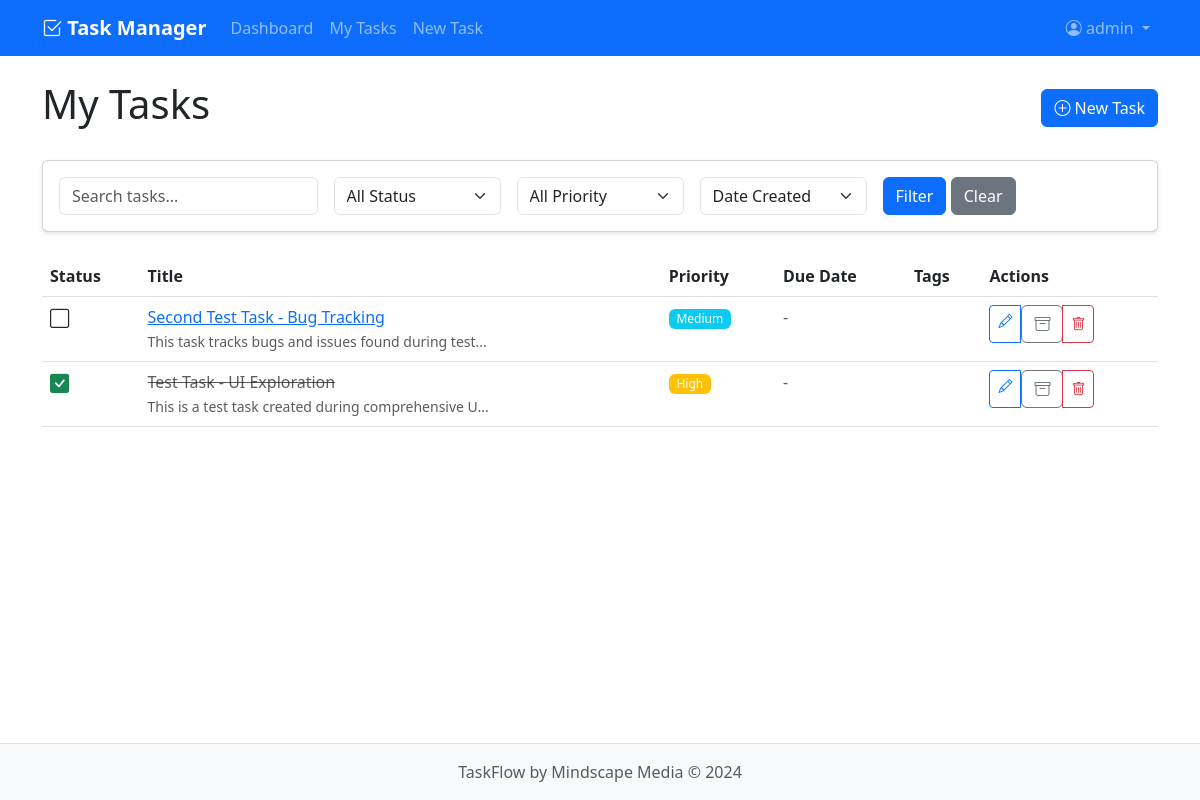
Screenshot of /tasks/ (signed in) with the database file from the repository.
### app/models/user.py (models this page shows, shortened)
class User(UserMixin, db.Model):
    __tablename__ = 'users'
    id = db.Column(db.Integer, primary_key=True)
    username = db.Column(db.String(80), unique=True, nullable=False, index=True)
    email = db.Column(db.String(120), unique=True, nullable=False, index=True)
    password_hash = db.Column(db.String(255), nullable=False)
    is_admin = db.Column(db.Boolean, default=False, nullable=False)
    created_at = db.Column(db.DateTime, default=datetime.utcnow)
    tasks = db.relationship('Task', backref='user', lazy='dynamic', cascade='all, delete-orphan')
    owned_boards = db.relationship('Board', backref='owner', lazy='dynamic', cascade='all, delete-orphan')
    board_access = db.relationship('BoardAccess', foreign_keys='BoardAccess.user_id', backref='user', lazy='dynamic', cascade='all, delete-orphan')

### app/models/task.py (models this page shows, shortened)
class Task(db.Model):
    __tablename__ = 'tasks'
    id = db.Column(db.Integer, primary_key=True)
    title = db.Column(db.String(200), nullable=False)
    description = db.Column(db.Text)
    due_date = db.Column(db.DateTime)
    priority = db.Column(db.String(20), default='medium')  # low, medium, high, urgent
    status = db.Column(db.String(20), default='pending')  # pending, in_progress, completed, archived
    user_id = db.Column(db.Integer, db.ForeignKey('users.id'), nullable=False)
    board_id = db.Column(db.Integer, db.ForeignKey('boards.id'), nullable=False)
    created_at = db.Column(db.DateTime, default=datetime.utcnow)
    updated_at = db.Column(db.DateTime, default=datetime.utcnow, onupdate=datetime.utcnow)
    completed_at = db.Column(db.DateTime)
    ai_generated_description = db.Column(db.Boolean, default=False)
    tags = db.relationship('Tag', secondary=task_tags, backref='tasks')
    def is_overdue(self):
        if self.due_date and self.status not in ['completed', 'archived']:
            now = datetime.utcnow()
            if self.due_date.tzinfo is not None:
                from datetime import timezone
                now = now.replace(tzinfo=timezone.utc)
            return now > self.due_date
        return False

### app/blueprints/tasks.py (the view, shortened to what this page needs)
@tasks_bp.route('/')
@login_required
def list_tasks():
    page = request.args.get('page', 1, type=int)
    per_page = 10
    board_id = request.args.get('board_id', type=int)
    if current_user.is_admin:
        accessible_boards = Board.query.filter_by(is_active=True).all()
    accessible_board_ids = [board.id for board in accessible_boards]
    if not accessible_board_ids:
        tasks = Task.query.filter(False).paginate(page=page, per_page=per_page, error_out=False)
        return render_template('tasks/list.html', tasks=tasks, boards=[], selected_board_id=None)
    query = Task.query.filter(Task.board_id.in_(accessible_board_ids))
    status_filter = request.args.get('status')
    if status_filter:
        query = query.filter_by(status=status_filter)
    priority_filter = request.args.get('priority')
    if priority_filter:
        query = query.filter_by(priority=priority_filter)
    search = request.args.get('search')
    sort_by = request.args.get('sort', 'created_at')
    if sort_by == 'due_date':
        query = query.order_by(Task.due_date.asc())
    elif sort_by == 'priority':
        priority_order = db.case(
            {'urgent': 1, 'high': 2, 'medium': 3, 'low': 4},
            value=Task.priority
        )
        query = query.order_by(priority_order)
    else:
        query = query.order_by(Task.created_at.desc())
    tasks = query.paginate(page=page, per_page=per_page, error_out=False)
    return render_template('tasks/list.html', tasks=tasks, boards=accessible_boards, selected_board_id=board_id)

### app/models/user.py (called while the page is built)
@login_manager.user_loader
def load_user(user_id):
    return User.query.get(int(user_id))

### app/templates/tasks/list.html (shortened to what this page needs)
{% extends "base.html" %}
{% block content %}
<div class="d-flex justify-content-between align-items-center mb-4">
    <h1>My Tasks</h1>
    <a href="{{ url_for('tasks.create') }}" class="btn btn-primary">
        <i class="bi bi-plus-circle"></i> New Task
    </a>
</div>
<div class="card mb-4">
    <div class="card-body">
        <form method="GET" class="row g-3">
            <div class="col-md-3">
                <input type="text" name="search" class="form-control" placeholder="Search tasks..."
                       value="{{ request.args.get('search', '') }}">
            </div>
            <div class="col-md-2">
                <select name="status" class="form-select">
                    <option value="" {% if not request.args.get('status') %}selected{% endif %}>All Status</option>
                </select>
            </div>
            <div class="col-md-2">
                <select name="priority" class="form-select">
                    <option value="" {% if not request.args.get('priority') %}selected{% endif %}>All Priority</option>
                </select>
            </div>
            <div class="col-md-2">
                <select name="sort" class="form-select">
                    <option value="created_at" {% if request.args.get('sort') == 'created_at' %}selected{% endif %}>Date Created</option>
                </select>
            </div>
            <div class="col-md-3">
                <button type="submit" class="btn btn-primary">Filter</button>
                <button type="button" class="btn btn-secondary" id="clearFilters">Clear</button>
            </div>
        </form>
    </div>
</div>
{% if tasks.items %}
<div class="table-responsive">
    <table class="table table-hover">
        <thead>
            <tr>
                <th>Status</th>
                <th>Title</th>
                <th>Priority</th>
                <th>Due Date</th>
                <th>Tags</th>
                <th>Actions</th>
            </tr>
        </thead>
        <tbody>
            {% for task in tasks.items %}
            <tr {% if task.is_overdue() %}class="table-danger"{% endif %}>
                <td>
                    <button class="btn btn-sm toggle-complete"
                            data-task-id="{{ task.id }}"
                            title="{% if task.status == 'completed' %}Mark as pending{% else %}Mark as completed{% endif %}"
                            data-bs-toggle="tooltip"
                            data-bs-placement="top">
                        {% if task.status == 'completed' %}
                        <i class="bi bi-check-square-fill text-success"></i>
                        {% else %}
                        <i class="bi bi-square"></i>
                        {% endif %}
                    </button>
                </td>
                <td>
                    <a href="{{ url_for('tasks.edit', task_id=task.id) }}"
                       class="{% if task.status == 'completed' %}text-decoration-line-through text-muted{% endif %}">
                        {{ task.title }}
                    </a>
                    {% if task.description %}
                    <br><small class="text-muted">{{ task.description[:50] }}{% if task.description|length > 50 %}...{% endif %}</small>
                    {% endif %}
                </td>
                <td>
                    {% if task.priority == 'urgent' %}
                    <span class="badge bg-danger">Urgent</span>
                    {% elif task.priority == 'high' %}
                    <span class="badge bg-warning">High</span>
                    {% elif task.priority == 'medium' %}
                    <span class="badge bg-info">Medium</span>
                    {% else %}
                    <span class="badge bg-secondary">Low</span>
                    {% endif %}
                </td>
                <td>
                    {% if task.due_date %}
                        {{ task.due_date.strftime('%Y-%m-%d %H:%M') }}
                        {% if task.is_overdue() %}
                        <span class="badge bg-danger">Overdue</span>
                        {% endif %}
                    {% else %}
                        <span class="text-muted">-</span>
                    {% endif %}
                </td>
                <td>
                </td>
                <td>
                    <div class="btn-group btn-group-sm" role="group">
                        <a href="{{ url_for('tasks.edit', task_id=task.id) }}"
                           class="btn btn-outline-primary"
                           title="Edit task"
                           data-bs-toggle="tooltip"
                           data-bs-placement="top">
                            <i class="bi bi-pencil"></i>
                        </a>
                        <form method="POST" action="{{ url_for('tasks.archive', task_id=task.id) }}" class="d-inline">
                            <button type="submit"
                                    class="btn btn-outline-secondary"
                                    title="Archive task"
                                    data-bs-toggle="tooltip"
                                    data-bs-placement="top">
                                <i class="bi bi-archive"></i>
                            </button>
                        </form>
                        <button type="button"
                                class="btn btn-outline-danger"
                                data-bs-toggle="modal"
                                data-bs-target="#deleteModal{{ task.id }}"
                                title="Delete task permanently">
                            <i class="bi bi-trash"></i>
                        </button>
                    </div>
                </td>
            </tr>
            {% endfor %}
        </tbody>
    </table>
</div>
{% else %}
<div class="alert alert-info text-center">
    <h4>No tasks found</h4>
    <p>Start by creating your first task!</p>
    <a href="{{ url_for('tasks.create') }}" class="btn btn-primary">Create Task</a>
</div>
{% endif %}
{% endblock %}

### app/templates/base.html (shortened to what this page needs)
<!DOCTYPE html>
<html lang="en">
<head>
    <link href="https://cdn.jsdelivr.net/npm/bootstrap@5.3.0/dist/css/bootstrap.min.css" rel="stylesheet">
    <link rel="stylesheet" href="https://cdn.jsdelivr.net/npm/bootstrap-icons@1.11.1/font/bootstrap-icons.css">
    <link rel="stylesheet" href="{{ url_for('static', filename='css/style.css') }}">
</head>
<body>
    <nav class="navbar navbar-expand-lg navbar-dark bg-primary">
        <div class="container">
            <a class="navbar-brand" href="{{ url_for('main.index') }}">
                <i class="bi bi-check2-square"></i> Task Manager
            </a>
            <div class="collapse navbar-collapse" id="navbarNav">
                <ul class="navbar-nav me-auto">
                    {% if current_user.is_authenticated %}
                    <li class="nav-item">
                        <a class="nav-link" href="{{ url_for('main.dashboard') }}">Dashboard</a>
                    </li>
                    <li class="nav-item">
                        <a class="nav-link" href="{{ url_for('tasks.list_tasks') }}">My Tasks</a>
                    </li>
                    <li class="nav-item">
                        <a class="nav-link" href="{{ url_for('tasks.create') }}">New Task</a>
                    </li>
                    {% endif %}
                </ul>
                <ul class="navbar-nav">
                    {% if current_user.is_authenticated %}
                    <li class="nav-item dropdown">
                        <a class="nav-link dropdown-toggle" href="#" id="userDropdown" role="button" data-bs-toggle="dropdown">
                            <i class="bi bi-person-circle"></i> {{ current_user.username }}
                        </a>
                    </li>
                    {% endif %}
                </ul>
            </div>
        </div>
    </nav>
    <main class="container my-4">
        {% block content %}{% endblock %}
    </main>
    {% include 'includes/notifications.html' %}
    <footer class="bg-light text-center py-3 mt-5">
        <div class="container">
            <p class="text-muted mb-0">TaskFlow by Mindscape Media &copy; 2024</p>
        </div>
    </footer>
</body>
</html>

### app/static/css/style.css (style rules this page uses)
:root { --primary-color: #0d6efd; --success-color: #198754; --warning-color: #ffc107; --danger-color: #dc3545; --light-bg: #f8f9fa; }
body { min-height: 100vh; display: flex; flex-direction: column; }
main { flex: 1; }
.navbar-brand { font-weight: bold; }
.card { box-shadow: 0 2px 4px rgba(0,0,0,0.1); transition: transform 0.2s; }
.table-responsive { border-radius: 8px; overflow: hidden; }
.badge { padding: 0.35em 0.65em; }
.btn-group-sm > .btn { padding: 0.25rem 0.5rem; }
.toggle-complete { background: none; border: none; cursor: pointer; padding: 0; font-size: 1.2rem; }
footer { border-top: 1px solid #dee2e6; margin-top: auto; }
.badge { border-radius: 6px; font-weight: 500; }

### rows the page displays
User: username "admin"
Task: status "archived" (drawn), title "Second Test Task - Bug Tracking", description "This task tracks bugs and issues found during test", priority "Medium"
Task: status "completed" (drawn), title "Test Task - UI Exploration", description "This is a test task created during comprehensive U", priority "High"
